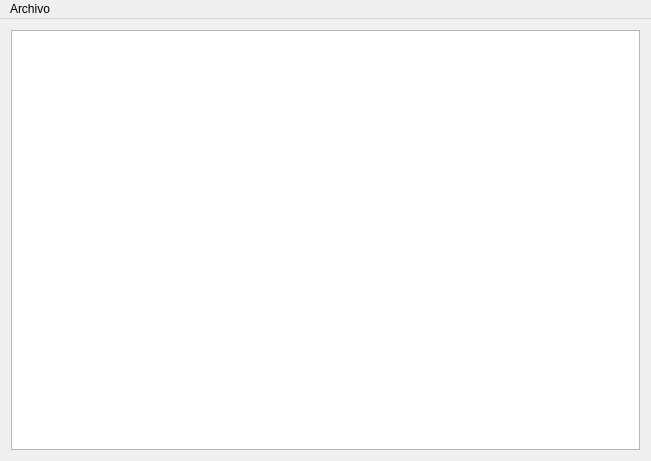
<?xml version="1.0" encoding="UTF-8"?>
<ui version="4.0">
 <class>MainWindow</class>
 <widget class="QMainWindow" name="MainWindow">
  <property name="geometry">
   <rect>
    <x>0</x>
    <y>0</y>
    <width>651</width>
    <height>461</height>
   </rect>
  </property>
  <property name="windowTitle">
   <string>MainWindow</string>
  </property>
  <widget class="QWidget" name="centralWidget">
   <layout class="QGridLayout" name="gridLayout">
    <item row="0" column="0">
     <widget class="QGraphicsView" name="graphicsView"/>
    </item>
   </layout>
  </widget>
  <widget class="QMenuBar" name="menuBar">
   <property name="geometry">
    <rect>
     <x>0</x>
     <y>0</y>
     <width>651</width>
     <height>21</height>
    </rect>
   </property>
   <widget class="QMenu" name="menuArchivo">
    <property name="title">
     <string>Archivo</string>
    </property>
    <addaction name="actionIniciar_juego"/>
    <addaction name="separator"/>
    <addaction name="actionQuitar"/>
   </widget>
   <addaction name="menuArchivo"/>
  </widget>
  <action name="actionIniciar_juego">
   <property name="text">
    <string>Iniciar juego</string>
   </property>
  </action>
  <action name="actionQuitar">
   <property name="text">
    <string>Quitar</string>
   </property>
  </action>
 </widget>
 <layoutdefault spacing="6" margin="11"/>
 <resources/>
 <connections/>
</ui>
